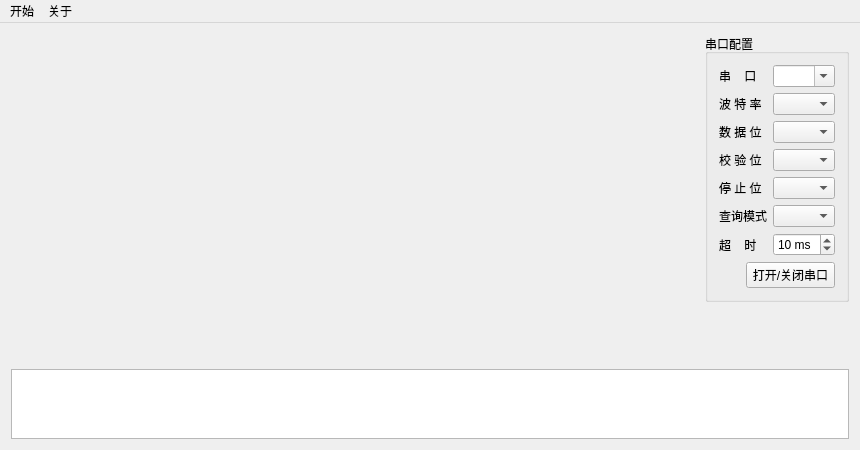
<?xml version="1.0" encoding="UTF-8"?>
<ui version="4.0">
 <class>DigitalOscilloscope</class>
 <widget class="QMainWindow" name="DigitalOscilloscope">
  <property name="geometry">
   <rect>
    <x>0</x>
    <y>0</y>
    <width>860</width>
    <height>450</height>
   </rect>
  </property>
  <property name="minimumSize">
   <size>
    <width>860</width>
    <height>450</height>
   </size>
  </property>
  <property name="windowTitle">
   <string>AnsleDigitalOscilloscope</string>
  </property>
  <property name="windowIcon">
   <iconset resource="RC.qrc">
    <normaloff>:/new/prefix1/RC/Stats2.ico</normaloff>:/new/prefix1/RC/Stats2.ico</iconset>
  </property>
  <widget class="QWidget" name="centralWidget">
   <layout class="QGridLayout" name="gridLayout_2">
    <item row="0" column="0">
     <layout class="QVBoxLayout" name="verticalLayout_2" stretch="10,2">
      <property name="spacing">
       <number>4</number>
      </property>
      <item>
       <layout class="QHBoxLayout" name="horizontalLayout" stretch="10,2">
        <property name="spacing">
         <number>6</number>
        </property>
        <item>
         <widget class="Plot" name="QwtPlotFrame">
          <property name="frameShape">
           <enum>QFrame::NoFrame</enum>
          </property>
          <property name="frameShadow">
           <enum>QFrame::Raised</enum>
          </property>
         </widget>
        </item>
        <item>
         <layout class="QVBoxLayout" name="verticalLayout" stretch="0,0">
          <property name="spacing">
           <number>0</number>
          </property>
          <item>
           <widget class="QGroupBox" name="groupBox">
            <property name="maximumSize">
             <size>
              <width>144</width>
              <height>16777215</height>
             </size>
            </property>
            <property name="title">
             <string>串口配置</string>
            </property>
            <layout class="QGridLayout" name="gridLayout">
             <item row="0" column="0" colspan="2">
              <widget class="QLabel" name="SerialLabel">
               <property name="text">
                <string>串    口</string>
               </property>
              </widget>
             </item>
             <item row="0" column="2">
              <widget class="QComboBox" name="COMComboBox">
               <property name="editable">
                <bool>true</bool>
               </property>
              </widget>
             </item>
             <item row="1" column="0" colspan="2">
              <widget class="QLabel" name="BaudRateLabel">
               <property name="text">
                <string>波 特 率</string>
               </property>
              </widget>
             </item>
             <item row="1" column="2">
              <widget class="QComboBox" name="BaudComboBox"/>
             </item>
             <item row="2" column="0" colspan="2">
              <widget class="QLabel" name="DataBitLabel">
               <property name="text">
                <string>数 据 位</string>
               </property>
              </widget>
             </item>
             <item row="2" column="2">
              <widget class="QComboBox" name="DataBitComboBox"/>
             </item>
             <item row="3" column="0" colspan="2">
              <widget class="QLabel" name="ParityBitLabel">
               <property name="text">
                <string>校 验 位</string>
               </property>
              </widget>
             </item>
             <item row="3" column="2">
              <widget class="QComboBox" name="ParityBitComboBox"/>
             </item>
             <item row="4" column="0" colspan="2">
              <widget class="QLabel" name="StopBitLabel">
               <property name="text">
                <string>停 止 位</string>
               </property>
              </widget>
             </item>
             <item row="4" column="2">
              <widget class="QComboBox" name="StopComboBox"/>
             </item>
             <item row="5" column="0" colspan="2">
              <widget class="QLabel" name="QueryModelLabel">
               <property name="text">
                <string>查询模式</string>
               </property>
              </widget>
             </item>
             <item row="5" column="2">
              <widget class="QComboBox" name="QueryModeComBox"/>
             </item>
             <item row="6" column="0" colspan="2">
              <widget class="QLabel" name="TimeOutLabel">
               <property name="text">
                <string>超    时</string>
               </property>
              </widget>
             </item>
             <item row="6" column="2">
              <widget class="QSpinBox" name="timeoutBox">
               <property name="suffix">
                <string> ms</string>
               </property>
               <property name="minimum">
                <number>-1</number>
               </property>
               <property name="maximum">
                <number>10000</number>
               </property>
               <property name="singleStep">
                <number>10</number>
               </property>
               <property name="value">
                <number>10</number>
               </property>
              </widget>
             </item>
             <item row="7" column="0">
              <widget class="HLed" name="led" native="true">
               <property name="sizePolicy">
                <sizepolicy hsizetype="Fixed" vsizetype="Fixed">
                 <horstretch>0</horstretch>
                 <verstretch>0</verstretch>
                </sizepolicy>
               </property>
               <property name="minimumSize">
                <size>
                 <width>20</width>
                 <height>20</height>
                </size>
               </property>
               <property name="maximumSize">
                <size>
                 <width>25</width>
                 <height>25</height>
                </size>
               </property>
              </widget>
             </item>
             <item row="7" column="1" colspan="2">
              <widget class="QPushButton" name="OpenCloseButton">
               <property name="text">
                <string>打开/关闭串口</string>
               </property>
              </widget>
             </item>
            </layout>
           </widget>
          </item>
          <item>
           <widget class="QWidget" name="d_timerWheel" native="true">
            <property name="maximumSize">
             <size>
              <width>144</width>
              <height>86</height>
             </size>
            </property>
           </widget>
          </item>
         </layout>
        </item>
       </layout>
      </item>
      <item>
       <widget class="QTextBrowser" name="RecvTextBrowser">
        <property name="maximumSize">
         <size>
          <width>16777215</width>
          <height>71</height>
         </size>
        </property>
        <property name="frameShape">
         <enum>QFrame::StyledPanel</enum>
        </property>
       </widget>
      </item>
     </layout>
    </item>
   </layout>
  </widget>
  <widget class="QMenuBar" name="menuBar">
   <property name="geometry">
    <rect>
     <x>0</x>
     <y>0</y>
     <width>860</width>
     <height>23</height>
    </rect>
   </property>
   <widget class="QMenu" name="menu">
    <property name="title">
     <string>开始</string>
    </property>
    <addaction name="action_Quit"/>
   </widget>
   <widget class="QMenu" name="menu_2">
    <property name="title">
     <string>关于</string>
    </property>
    <addaction name="action_Qt"/>
    <addaction name="action_About"/>
   </widget>
   <addaction name="menu"/>
   <addaction name="menu_2"/>
  </widget>
  <action name="action_Quit">
   <property name="icon">
    <iconset resource="RC.qrc">
     <normaloff>:/new/prefix1/RC/Standby.ico</normaloff>:/new/prefix1/RC/Standby.ico</iconset>
   </property>
   <property name="text">
    <string>退出</string>
   </property>
  </action>
  <action name="action_Qt">
   <property name="icon">
    <iconset resource="RC.qrc">
     <normaloff>:/new/prefix1/RC/qt-logo.png</normaloff>:/new/prefix1/RC/qt-logo.png</iconset>
   </property>
   <property name="text">
    <string>关于Qt</string>
   </property>
  </action>
  <action name="action_About">
   <property name="icon">
    <iconset resource="RC.qrc">
     <normaloff>:/new/prefix1/RC/pic.png</normaloff>:/new/prefix1/RC/pic.png</iconset>
   </property>
   <property name="text">
    <string>关于软件</string>
   </property>
  </action>
 </widget>
 <layoutdefault spacing="6" margin="11"/>
 <customwidgets>
  <customwidget>
   <class>Plot</class>
   <extends>QFrame</extends>
   <header>plot.h</header>
   <container>1</container>
  </customwidget>
  <customwidget>
   <class>HLed</class>
   <extends>QWidget</extends>
   <header>hled.h</header>
   <container>1</container>
  </customwidget>
 </customwidgets>
 <resources>
  <include location="RC.qrc"/>
 </resources>
 <connections/>
</ui>
